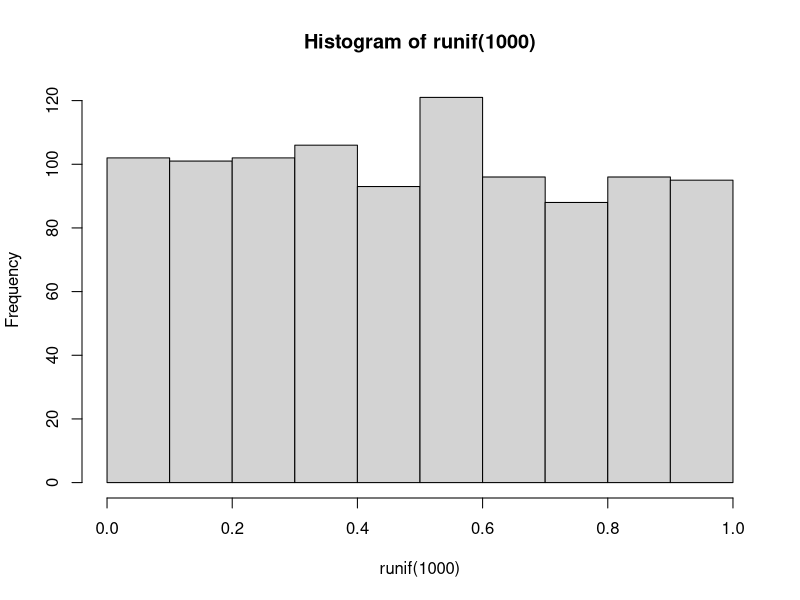
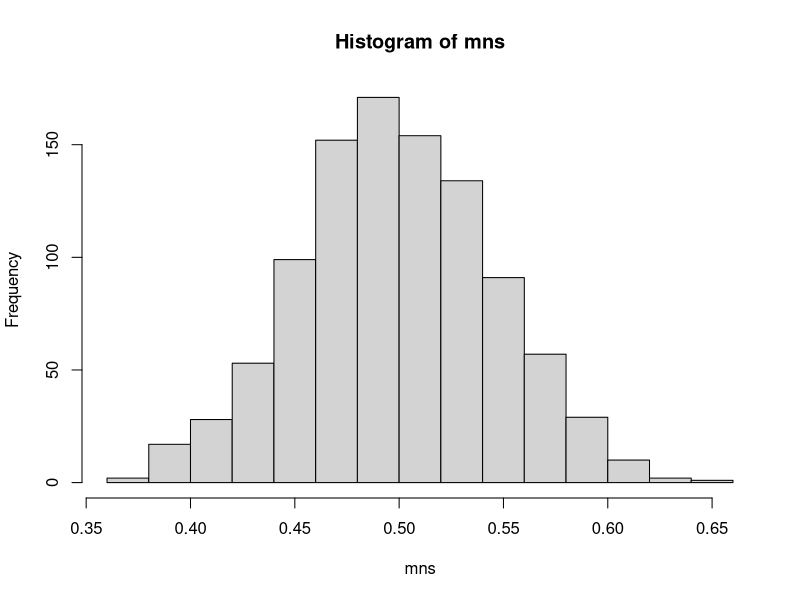

The R source for these figures, in order:
## ---- chunk 1
knitr::opts_chunk$set(echo = TRUE)
## ---- chunk 2

# Set parameters for distribution
n <- 40 
lambda <- 0.2


# Generate random deviates for distribution
rexp(n, lambda)


# An exploratory plot 

## ---- chunk 3

## ---- chunk 4

## ---- chunk 5

## ---- chunk 6

hist(runif(1000))

#---

mns = NULL
for (i in 1:1000) mns = c(mns, mean(runif(40)))
hist(mns)
